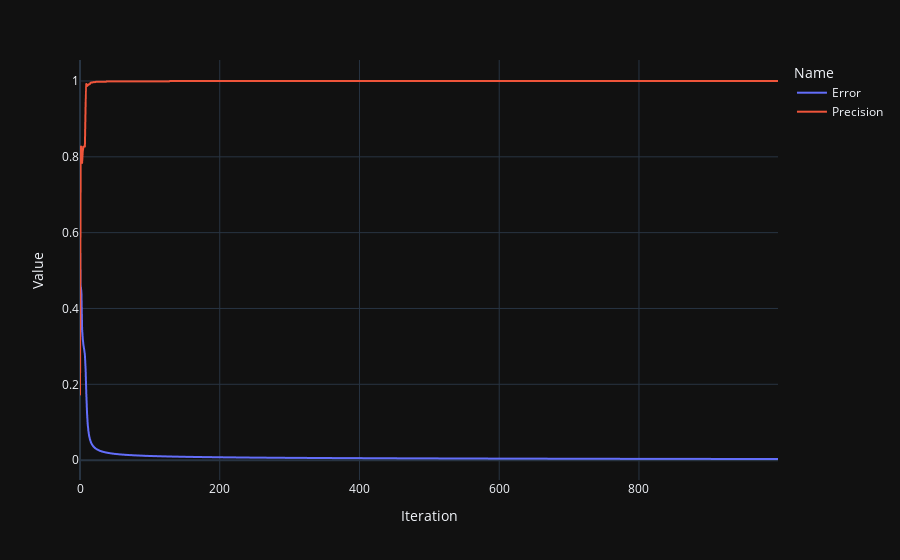

The notebook cell this image was saved under:
### Code cell
px.line(model0.trainingData, x='Iteration', y = 'Value', color='Name')

### Figure 1 — Plotly figure (JSON) as saved in the notebook; plotly's stock layout.template omitted (floating-point values rounded to 4 significant figures; data arrays with more than 128 entries replaced by an {"elided": "..."} marker saying what was removed)
{"data": [{"hovertemplate": "Name=Error<br>Iteration=%{x}<br>Value=%{y}<extra></extra>", "legendgroup": "Error", "line": {"color": "#636efa", "dash": "solid"}, "marker": {"symbol": "circle"}, "mode": "lines", "name": "Error", "showlegend": true, "x": {"elided": "1000 int values"}, "xaxis": "x", "y": {"elided": "1000 float values"}, "yaxis": "y", "type": "scattergl"}, {"hovertemplate": "Name=Precision<br>Iteration=%{x}<br>Value=%{y}<extra></extra>", "legendgroup": "Precision", "line": {"color": "#EF553B", "dash": "solid"}, "marker": {"symbol": "circle"}, "mode": "lines", "name": "Precision", "showlegend": true, "x": {"elided": "1000 int values"}, "xaxis": "x", "y": {"elided": "1000 float values"}, "yaxis": "y", "type": "scattergl"}], "layout": {"xaxis": {"anchor": "y", "domain": [0.0, 1.0], "title": {"text": "Iteration"}}, "yaxis": {"anchor": "x", "domain": [0.0, 1.0], "title": {"text": "Value"}}, "legend": {"title": {"text": "Name"}, "tracegroupgap": 0}, "margin": {"t": 60}}}
